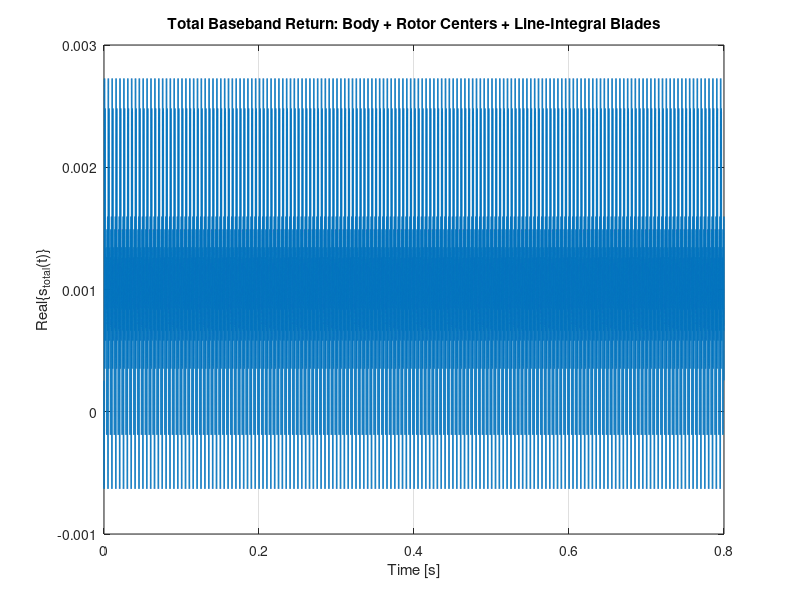

Here is the MATLAB script that generated this plot: (Note: this script raises an error after producing the figure.)
%% ================================================================
%  Hovering Quadcopter Micro-Doppler Simulation
%  - Based on Chen-style quadrotor UAV geometry
%  - Body + rotor centers: point scattering model
%  - Rotor blades: line-integral scattering model
%  - Constant RCS assumption
%
%  Coordinate definition:
%    Radar coordinates:      (X, Y, Z), radar at Q = [0;0;0]
%    Reference coordinates:  (X',Y',Z'), origin at quadcopter center O
%    Local coordinates:      (x, y, z), same origin and same orientation
%
%  Hovering case:
%    No translation motion
%    No body rotation motion
%    Only rotor blade rotations exist
% ================================================================
clear; close all; clc;

%% 1. Radar Parameters
c = 3e8;                % speed of light
lambda = 0.0517;        % C-band wavelength
fc = c / lambda;        % carrier frequency

fprintf('Carrier frequency fc = %.3f GHz\n', fc/1e9);

%% 2. Radar-to-quadcopter geometry
O_radar = [50; 0; 20];                                      % quadcopter center in radar coordinates

R0 = norm(O_radar);                                         % distance from radr to O
alpha = atan2(O_radar(2), O_radar(1));                      % azimuth angle
beta = atan2(O_radar(3), hypot(O_radar(1), O_radar(2)));    % elevation angle

alpha_deg = rad2deg(alpha);
beta_deg = rad2deg(beta);

fprintf('R0    = %.3f m\n', R0);
fprintf('alpha = %.3f deg\n', alpha_deg);
fprintf('beta  = %.3f deg\n', beta_deg);

% unit LOS vector from radar to quadcopter center
u_LOS = O_radar / R0;

%% 3. Quadcopter geometry: x-configuration
arm = 0.2;      % rotor center distance in x/y directions

rotor_local = [ arm, -arm,  arm, -arm;
                arm, -arm, -arm,  arm;
                0,    0,    0,    0   ];

NR = 4;         % number of rotors

% positive rotation is CCW when viewed from +z axis
spin_sign = [+1,+1,-1,-1];

%% 4. Rotor blade parameters
NB = 2;                     % number of blades per rotor
blade_root = 0.0;           % blade root radius
blade_tip = 0.07;           % blade tip radius
blade_len = blade_tip - blade_root;

blade_width = 0.025;        % blade width, not explicitly used in 1-D line model

% hovering rotor speed
Omega_rps = 100;            % rotor rotation rate [rev/s] for hovering
omega = 2*pi*Omega_rps;     % [rad/s]

% initial rotor phases
% chen notes that random initial rotation angles can change the period
% pattern.
rng(20);
phi0 = 2*pi*rand(1, NR);    % random initial phase per rotor
% phi0 = 2*pi*zeros(1,NR);

%% 5. Constant RCS value
% chen mentions drone body RCS around 0.01 m^2 and blade RCS around 0.001
% m^2
sigma_body = 1e-2;          % body point scatterer RCS
sigma_rotorCenter = 1e-3;   % rotor center / motor-hub point scatterer RCS
sigma_blade = 1e-2;         % total RCS scale per blade

%% 6. Slow-time sampling
fd_max_approx = 2 * omega * blade_tip * cos(beta) / lambda;

fprintf('Approx. max blade-tip micro-Doppler = %.1f Hz\n', fd_max_approx);

fs_slow = 2e6;             % slow-time smapling rate
Tobs = 0.8;                 % observation time
t = 0:1/fs_slow:Tobs-1/fs_slow;
Nt = numel(t);

%% 7. Static point-scatterer returns
R_body = R0;
s_body = sigma_body * exp(-1j*4*pi/lambda * R_body) * ones(1, Nt);

s_rotorCenters = zeros(1, Nt);

for j = 1:NR
    hub_radar = O_radar + rotor_local(:, j);
    R_hub = R0 + u_LOS.' * rotor_local(:,j);

    s_rotorCenters = s_rotorCenters + ...
        sigma_rotorCenter * exp(-1j*4*pi/lambda * R_hub) * ones(1,Nt);
end

%% 8. Rotor blade line-integral returns
s_blades = zeros(1, Nt);            % total return from all rotor blades
s_rotorBlades = zeros(NR, Nt);      % blade return grouped by rotor

for j = 1:NR

    % rotor center projection onto radar LOS
    c_proj = u_LOS.' * rotor_local(:,j);

    % static phase term due to quadcopter center and rotor center
    rotor_static_phase = exp(-1j*4*pi/lambda * (R0 + c_proj));

    % total blade return from j-th rotor
    s_rotor_j = zeros(1, Nt);

    for k = 0:NB-1

        % blade angel
        theta_jk = spin_sign(j)*omega*t + phi0(j) + 2*pi*k/NB;

        % blade direction vector
        e_jk = [cos(theta_jk); sin(theta_jk); zeros(1, Nt)];

        % LOS projection
        gamma_jk = u_LOS.' * e_jk;

        % closed-form line-integral result
        sinc_arg = 4/lambda * blade_len/2 * gamma_jk;

        line_integral_jk = ...
            blade_len .* ...
            exp(-1j*4*pi/lambda * blade_len/2 * gamma_jk) .* ...
            sinc(sinc_arg);

        % blade return 
        s_jk = sigma_blade * rotor_static_phase .* line_integral_jk;

        % sum blades belonging to the same rotor
        s_rotor_j = s_rotor_j + s_jk;
    end

    % store total blade return of each rotor
    s_rotorBlades(j, :) = s_rotor_j;

    % sum all rotor blade returns
    s_blades = s_blades + s_rotor_j;
end

%% 9. Total received baseband signal
s_total = s_body + s_rotorCenters + s_blades;

%% 10. Analytical blade-tip Doppler guide curves
fd_tip = zeros(NR*NB, Nt);
idx = 0;

for j = 1:NR
    for k = 1:NB
        idx = idx + 1;

        theta = spin_sign(j)*omega*t + phi0(j) + 2*pi*(k-1)/NB;

        % Tip velocity in local/reference coordinates
        vx = -blade_tip * spin_sign(j) * omega .* sin(theta);
        vy =  blade_tip * spin_sign(j) * omega .* cos(theta);
        vz = zeros(1, Nt);

        v_tip = [vx; vy; vz];

        Rdot_tip = u_LOS.' * v_tip;
        fd_tip(idx, :) = -(2/lambda) * Rdot_tip;
    end
end

%% 11. Plot: time-domain signal
figure('Name','Received Baseband Signal');
plot(t, real(s_total), 'LineWidth', 1.0); grid on;
xlabel('Time [s]');
ylabel('Real\{s_{total}(t)\}');
title('Total Baseband Return: Body + Rotor Centers + Line-Integral Blades');

%% 12. Plot: micro-Doppler spectrogram
winLen = 4096;
win = hamming(winLen, 'periodic');
noverlap = round(0.90 * winLen);
nfft = 32768;

[S, F, Tspec] = spectrogram(s_total, win, noverlap, nfft, fs_slow, 'centered');

SdB = 20*log10(abs(S) ./ max(abs(S(:))) + eps);

figure('Name','Micro-Doppler Spectrogram');
imagesc(Tspec, F, SdB);
axis xy;
ylim([-3000 3000]);
clim([-40 0]);
grid on;
colorbar;
colormap(jet);
xlabel('Time [s]');
ylabel('Doppler frequency [Hz]');
title('Hovering Quadcopter Micro-Doppler Signature');

% hold on;
% plot(t, fd_tip, 'w--', 'LineWidth', 0.5);
% hold off;

%% 13. Plot: power spectrum
NfftSpec = 2^nextpow2(Nt);
Sfreq = fftshift(fft(s_total, NfftSpec));
faxis = (-NfftSpec/2:NfftSpec/2-1) * fs_slow/NfftSpec;

figure('Name','Power Spectrum');
plot(faxis, 20*log10(abs(Sfreq)./max(abs(Sfreq)) + eps), 'LineWidth', 1.0);
grid on;
xlim([-4000 4000]);
ylim([-80 5]);
xlabel('Doppler frequency [Hz]');
ylabel('Normalized magnitude [dB]');
title('Power Spectrum of Hovering Quadcopter Return');

%% 14. Plot: 3-D geometry
figure('Name','3-D Geometry');
hold on; grid on; axis equal;

% Radar
plot3(0, 0, 0, 'kp', 'MarkerSize', 12, 'MarkerFaceColor', 'k');
text(0, 0, 0, '  Q: Radar', 'FontSize', 10);

% Quadcopter center
plot3(O_radar(1), O_radar(2), O_radar(3), 'ro', ...
    'MarkerSize', 9, 'MarkerFaceColor', 'r');
text(O_radar(1), O_radar(2), O_radar(3), '  O: Quadcopter center', 'FontSize', 10);

% LOS
plot3([0 O_radar(1)], [0 O_radar(2)], [0 O_radar(3)], 'k--', 'LineWidth', 1.0);

% Reference/local coordinate axes at O
axisLen = 0.35;
quiver3(O_radar(1), O_radar(2), O_radar(3), axisLen, 0, 0, ...
    'LineWidth', 1.2, 'MaxHeadSize', 1.0);
text(O_radar(1)+axisLen, O_radar(2), O_radar(3), ' x/X''');

quiver3(O_radar(1), O_radar(2), O_radar(3), 0, axisLen, 0, ...
    'LineWidth', 1.2, 'MaxHeadSize', 1.0);
text(O_radar(1), O_radar(2)+axisLen, O_radar(3), ' y/Y''');

quiver3(O_radar(1), O_radar(2), O_radar(3), 0, 0, axisLen, ...
    'LineWidth', 1.2, 'MaxHeadSize', 1.0);
text(O_radar(1), O_radar(2), O_radar(3)+axisLen, ' z/Z''');

% Rotor centers and blades at t = 0
for j = 1:NR
    hub = O_radar + rotor_local(:,j);

    plot3(hub(1), hub(2), hub(3), 'bo', ...
        'MarkerSize', 8, 'MarkerFaceColor', 'b');

    if spin_sign(j) > 0
        dirText = 'CCW';
    else
        dirText = 'CW';
    end

    text(hub(1), hub(2), hub(3), ...
        sprintf('  R%d (%s)', j, dirText), 'FontSize', 9);

    for k = 1:NB
        theta0 = phi0(j) + 2*pi*(k-1)/NB;
        u0 = [cos(theta0); sin(theta0); 0];

        p_root = hub + blade_root * u0;
        p_tip  = hub + blade_tip  * u0;

        plot3([p_root(1) p_tip(1)], ...
              [p_root(2) p_tip(2)], ...
              [p_root(3) p_tip(3)], ...
              'LineWidth', 2.0);
    end
end

xlabel('X [m]');
ylabel('Y [m]');
zlabel('Z [m]');
title('Radar, Reference/Local Coordinates, Rotor Centers, and Blades at t = 0');
view(35, 25);

%% 15. Summary print
fprintf('\n===== Simulation Summary =====\n');
fprintf('Rotor configuration: x-configuration\n');
fprintf('Rotor centers [m]:\n');
disp(rotor_local);
fprintf('Rotor 1,2: CCW / Rotor 3,4: CW\n');
fprintf('NB = %d blades per rotor\n', NB);
fprintf('Blade root = %.3f m, tip = %.3f m\n', blade_root, blade_tip);
fprintf('Hovering rotor rate = %.1f r/s\n', Omega_rps);
fprintf('Approx. fd max = %.1f Hz\n', fd_max_approx);
fprintf('Slow-time fs = %.1f Hz, Tobs = %.3f s\n', fs_slow, Tobs);
